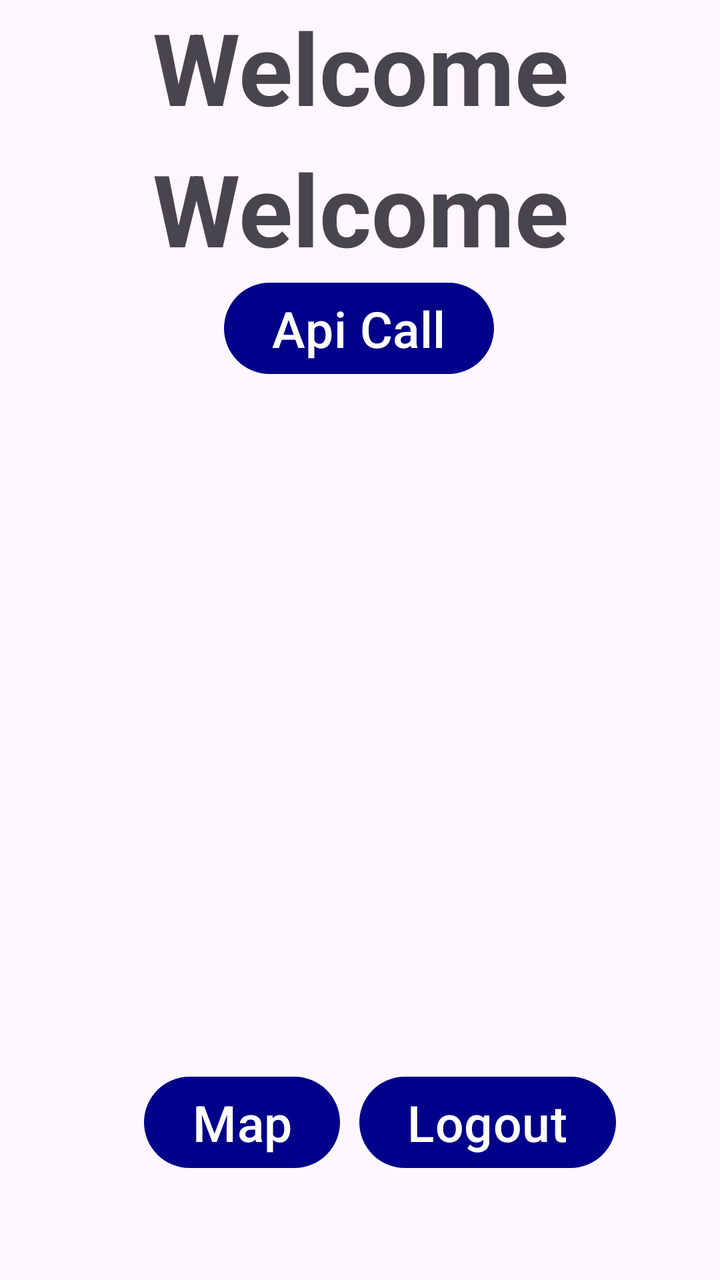
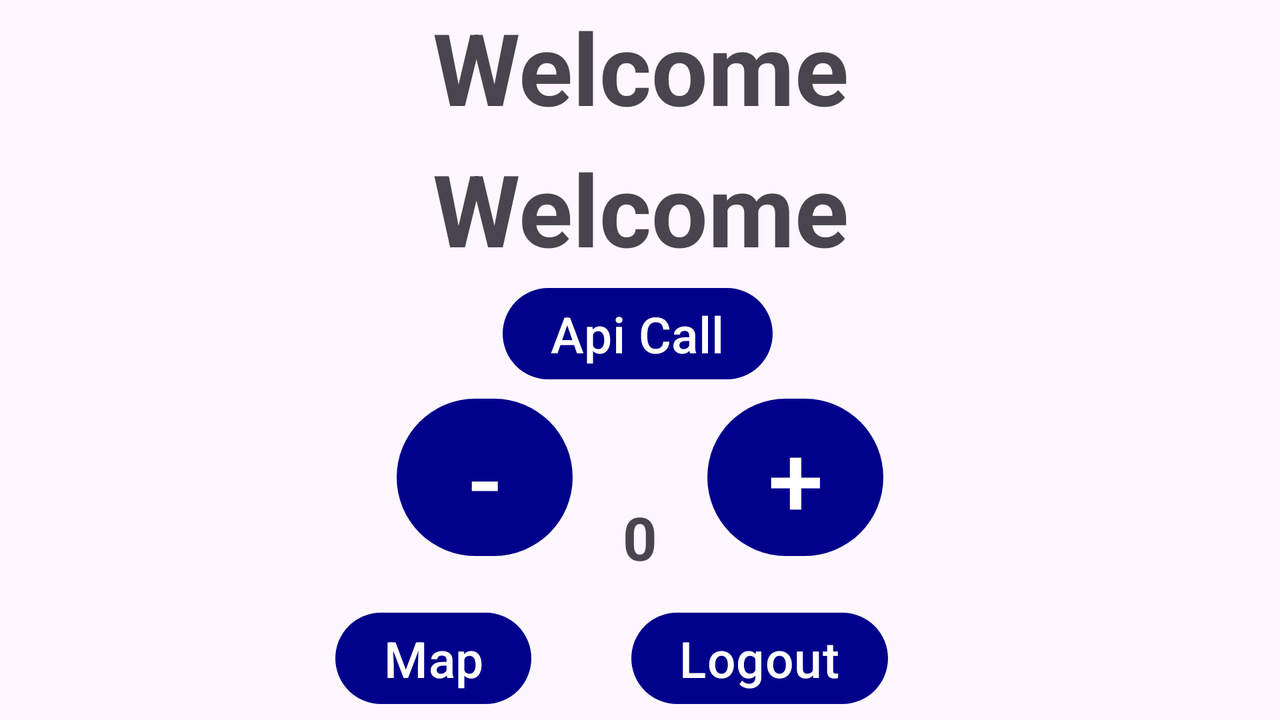

One screen, two layout resources from the same app: the default and the repository's alternative for another configuration. Each is rendered where Android would select it; the XML of both is given below.
<!-- AndroidManifest.xml: application theme Theme.Demo -->
<!-- res/layout/activity_home.xml -->
<?xml version="1.0" encoding="utf-8"?>
<androidx.constraintlayout.widget.ConstraintLayout
        android:orientation="vertical"
        xmlns:android="http://schemas.android.com/apk/res/android"
        xmlns:tools="http://schemas.android.com/tools"
        xmlns:app="http://schemas.android.com/apk/res-auto"
        android:layout_width="match_parent"
        android:layout_height="match_parent"
        tools:context=".HomeActivity">

    <TextView
            android:text="@string/welcome"
            android:layout_width="match_parent"
            android:textSize="50sp"
            android:textStyle="bold"
            android:gravity="center"
            android:layout_marginTop="25sp"
            android:layout_height="wrap_content"
            android:id="@+id/textView2"
            tools:ignore="MissingConstraints"/>


    <TextView
            android:text="@string/username"
            android:layout_width="match_parent"
            android:textSize="50sp"
            android:textStyle="bold"
            android:gravity="center"
            android:layout_height="wrap_content"
            android:id="@+id/textView"
            tools:ignore="MissingConstraints"
            tools:layout_editor_absoluteX="0dp" app:layout_constraintTop_toBottomOf="@+id/textView2"
            android:layout_marginTop="4dp"/>

































    <Button
            android:id="@+id/btnTest"
            android:layout_width="wrap_content"
            android:layout_height="wrap_content"
            android:text="@string/map"
            android:textSize="25sp"
            android:layout_gravity="center"
            app:layout_constraintBottom_toBottomOf="parent"
            app:layout_constraintStart_toStartOf="parent"
            android:layout_marginBottom="52dp" android:layout_marginStart="72dp"
    />
    <Button
            android:id="@+id/btnApiCall"
            android:layout_width="wrap_content"
            android:layout_height="wrap_content"
            android:text="@string/api_call"
            android:textSize="25sp"
            android:layout_gravity="center"
            app:layout_constraintStart_toStartOf="parent" app:layout_constraintTop_toBottomOf="@+id/textView"
            app:layout_constraintHorizontal_bias="0.498" app:layout_constraintVertical_bias="0.618"
             app:layout_constraintEnd_toEndOf="parent"/>
    <Button
            android:id="@+id/logout"
            android:layout_width="wrap_content"
            android:layout_height="wrap_content"
            android:text="@string/logout"
            android:textSize="25sp"
            android:layout_gravity="center"
            app:layout_constraintBottom_toBottomOf="parent"
            android:layout_marginBottom="52dp"
            android:layout_marginEnd="52dp" app:layout_constraintEnd_toEndOf="parent"/>
    <androidx.recyclerview.widget.RecyclerView
            android:layout_width="match_parent"
            android:layout_height="432dp"
            android:id="@+id/recyclerView"
            tools:ignore="MissingConstraints" app:layout_constraintStart_toStartOf="parent"
            app:layout_constraintEnd_toEndOf="parent" app:layout_constraintBottom_toBottomOf="parent"
            app:layout_constraintHorizontal_bias="1.0" android:layout_marginBottom="132dp"/>

</androidx.constraintlayout.widget.ConstraintLayout>
<!-- resources referenced by this layout -->
<resources>
  <string name="api_call">Api Call</string>
  <string name="logout">Logout</string>
  <string name="map">Map</string>
  <string name="username">Welcome</string>
  <string name="welcome">Welcome</string>
  <style name="Theme.Demo" parent="Base.Theme.Demo" />
  <style name="Base.Theme.Demo" parent="Theme.Material3.DayNight.NoActionBar">
          
           <item name="colorPrimary">#00018a</item>
          <item name="statusBarBackground">@android:color/transparent</item>
      </style>
</resources>
<!-- res/layout-land/activity_home.xml (the repository's variant of the layout above) -->
<!-- drawn on the phone turned sideways -->
<?xml version="1.0" encoding="utf-8"?>
<androidx.constraintlayout.widget.ConstraintLayout
        android:orientation="vertical"
        xmlns:android="http://schemas.android.com/apk/res/android"
        xmlns:tools="http://schemas.android.com/tools"
        xmlns:app="http://schemas.android.com/apk/res-auto"
        android:layout_width="match_parent"
        android:layout_height="match_parent"
        tools:context=".HomeActivity">

    <TextView
            android:text="@string/welcome"
            android:layout_width="match_parent"
            android:textSize="50sp"
            android:textStyle="bold"
            android:gravity="center"
            android:layout_marginTop="25sp"
            android:layout_height="wrap_content"
            android:id="@+id/textView2"
            tools:ignore="MissingConstraints"/>


    <TextView
            android:text="@string/username"
            android:layout_width="match_parent"
            android:textSize="50sp"
            android:textStyle="bold"
            android:gravity="center"
            android:layout_height="wrap_content"
            android:id="@+id/textView"
            tools:ignore="MissingConstraints"
            tools:layout_editor_absoluteX="0dp" app:layout_constraintTop_toBottomOf="@+id/textView2"
            android:layout_marginTop="4dp"/>
    <LinearLayout android:gravity="center" android:foregroundGravity="center_horizontal" android:layout_width="match_parent" android:layout_height="wrap_content"
                  android:orientation="horizontal" android:id="@+id/linearLayout" tools:ignore="MissingConstraints"
                  tools:layout_editor_absoluteX="0dp" app:layout_constraintTop_toBottomOf="@+id/textView"
                  app:layout_constraintBottom_toBottomOf="parent">
        <Button
                android:id="@+id/btnCountMinus"
                android:layout_width="wrap_content"
                android:layout_height="wrap_content"
                android:text="@string/minus"
                android:textSize="50sp"
                android:layout_gravity="center_horizontal"
                android:layout_marginTop="20sp"/>
        <TextView
                android:text="@string/number"
                android:layout_width="wrap_content"
                android:textSize="30sp"
                android:textStyle="bold"
                android:gravity="center_horizontal"
                android:layout_marginTop="20sp"
                android:layout_marginHorizontal="25sp"
                android:layout_height="wrap_content"
                android:id="@+id/textCount"
                tools:ignore="MissingConstraints"/>

        <Button
                android:id="@+id/btnCountPlus"
                android:layout_width="wrap_content"
                android:layout_height="wrap_content"
                android:text="@string/plus"
                android:textSize="50sp"
                android:layout_gravity="center_horizontal"
                android:layout_marginTop="20sp"/>
    </LinearLayout>
    <Button
            android:id="@+id/btnTest"
            android:layout_width="wrap_content"
            android:layout_height="wrap_content"
            android:text="@string/map"
            android:textSize="25sp"
            android:layout_gravity="center"
            app:layout_constraintBottom_toBottomOf="parent"
            app:layout_constraintStart_toStartOf="parent" app:layout_constraintTop_toBottomOf="@+id/linearLayout"
            app:layout_constraintVertical_bias="0.111"
            app:layout_constraintEnd_toStartOf="@+id/logout" app:layout_constraintHorizontal_bias="0.77"/>
    <Button
            android:id="@+id/btnApiCall"
            android:layout_width="wrap_content"
            android:layout_height="wrap_content"
            android:text="@string/api_call"
            android:textSize="25sp"
            android:layout_gravity="center"
            app:layout_constraintStart_toStartOf="parent" app:layout_constraintTop_toBottomOf="@+id/textView"
            app:layout_constraintHorizontal_bias="0.498" app:layout_constraintVertical_bias="0.618"
            app:layout_constraintBottom_toTopOf="@+id/linearLayout" app:layout_constraintEnd_toEndOf="parent"/>
    <Button
            android:id="@+id/logout"
            android:layout_width="wrap_content"
            android:layout_height="wrap_content"
            android:text="Logout"
            android:textSize="25sp"
            android:layout_gravity="center"
            app:layout_constraintBottom_toBottomOf="parent" app:layout_constraintEnd_toEndOf="parent"
            app:layout_constraintTop_toBottomOf="@+id/linearLayout"
            app:layout_constraintVertical_bias="0.111" android:layout_marginEnd="196dp"/>

</androidx.constraintlayout.widget.ConstraintLayout>
<!-- resources referenced by the variant -->
<!-- as the phone turned sideways resolves them -->
<resources>
  <string name="api_call">Api Call</string>
  <string name="map">Map</string>
  <string name="minus">-</string>
  <string name="number">0</string>
  <string name="plus">+</string>
  <string name="username">Welcome</string>
  <string name="welcome">Welcome</string>
  <style name="Theme.Demo" parent="Base.Theme.Demo" />
  <style name="Base.Theme.Demo" parent="Theme.Material3.DayNight.NoActionBar">
          
           <item name="colorPrimary">#00018a</item>
          <item name="statusBarBackground">@android:color/transparent</item>
      </style>
</resources>
